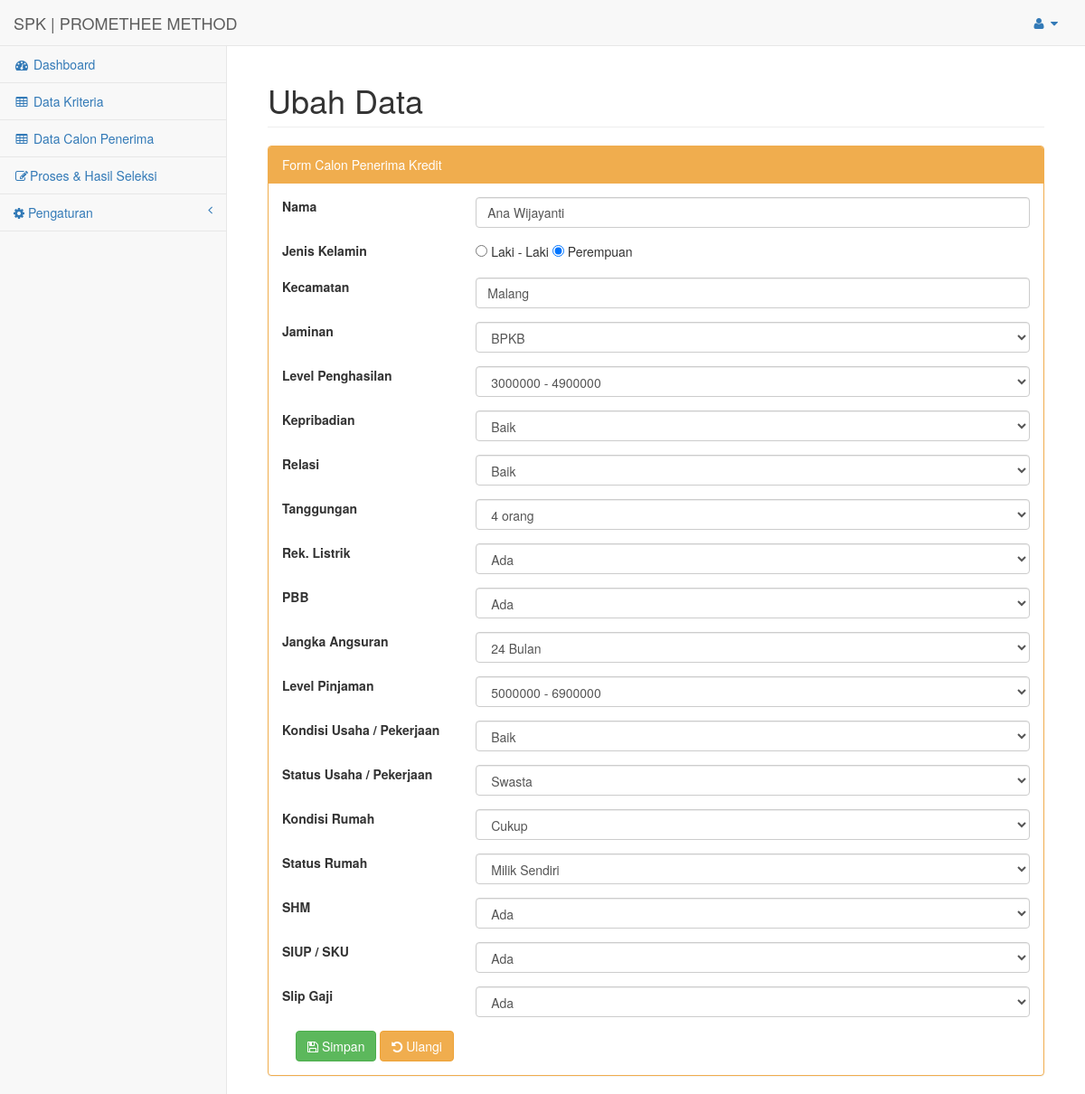
The app's page /index.php?url=data_calon_ubah&id=122 (signed in) with its own data.
### tables this page shows
CREATE TABLE `subkriteria` (
  `id` int(11) NOT NULL,
  `kriteria_id` int(11) DEFAULT 0,
  `nama` varchar(50) DEFAULT '0',
  `bobot` double DEFAULT 0
);

CREATE TABLE `kriteria` (
  `id` int(11) NOT NULL,
  `nama` varchar(255) NOT NULL,
  `bobot` double NOT NULL,
  `jenis` varchar(50) NOT NULL
);

### config/routes.php (called while the page is built, shortened)
<?php
$include = [];
if(isset($_GET['url'])){
	switch ($_GET['url']) {
		case 'data_calon_ubah':
			$include[] = 'halaman/calon/ubah.php';
			break;
	}
}else{
	$include[] = 'halaman/dashboard.php';
}
?>

### config/calon/load_detail.php (called while the page is built, shortened)
<?php
include 'config/koneksi.php';
$id = $_GET['id'];
$query = "SELECT calon.*, kriteria.nama as nama_kriteria, subkriteria.nama as nama_subkriteria, calon_subkriteria.value as value_calon_subkriteria, calon_subkriteria.id as calon_subkriteria_id FROM calon_subkriteria join calon on (calon.id=calon_subkriteria.calon_id) join subkriteria on (subkriteria.id=calon_subkriteria.subkriteria_id) join kriteria on (kriteria.id=subkriteria.kriteria_id) where calon_subkriteria.calon_id='$id'";
$hasil = mysqli_query($koneksi, $query);
while ($data_row = mysqli_fetch_assoc($hasil)) {
	$datas[] = $data_row;
}
$data['id'] = $datas[0]['id'];
$data['nama'] = $datas[0]['nama'];
$data['jenis_kelamin'] = $datas[0]['jenis_kelamin'];
$data['kecamatan'] = $datas[0]['kecamatan'];
foreach ($datas as $key => $value) {
	$data['kriteria'][$value['nama_kriteria']]['value'] = $value['nama_subkriteria']!= 'input' ? $value['nama_subkriteria'] : $value['value_calon_subkriteria'] ;
	$data['kriteria'][$value['nama_kriteria']]['id'] = $value['calon_subkriteria_id'];
}
$data_calon = $data;
 ?>

### config/kriteria/load_data.php (called while the page is built)
<?php
include 'config/koneksi.php';
$hasil = mysqli_query($koneksi, "SELECT kriteria.id, kriteria.nama, kriteria.bobot, kriteria.jenis, subkriteria.nama as nama_subkriteria , subkriteria.bobot as bobot_subkriteria, subkriteria.id as subkriteria_id FROM kriteria left join subkriteria on (kriteria.id=subkriteria.kriteria_id)");
while ($data = mysqli_fetch_assoc($hasil)) {
	$datas[$data['nama']][] = $data;
}
 ?>

### halaman/calon/form.php (the view, shortened to what this page needs)
<div class="row form-group">
	<div class="col-lg-3">
		<label>Nama</label>
	</div>
	<div class="col-lg-9">
		<input class="form-control" type="text" name="nama" placeholder="Nama" required="" value="<?php if(isset($data_calon)) echo $data_calon['nama']; ?>">
	</div>
</div>
<div class="row form-group">
	<div class="col-lg-3">
		<label>Jenis Kelamin</label>
	</div>
	<div class="col-lg-9">
		<input type="radio" name="jenis_kelamin" value="Laki - Laki" <?php if(isset($data_calon) && $data_calon['jenis_kelamin']=='Laki - Laki') echo 'checked';  ?>> Laki - Laki
		<input type="radio" name="jenis_kelamin" value="Perempuan" <?php if(isset($data_calon) && $data_calon['jenis_kelamin']=='Perempuan') echo 'checked';  ?>> Perempuan
	</div>
</div>
<div class="row form-group">
	<div class="col-lg-3">
		<label>Kecamatan</label>
	</div>
	<div class="col-lg-9">
		<input class="form-control" type="text" name="kecamatan" placeholder="Kecamatan" required="" value="<?php if(isset($data_calon)) echo $data_calon['kecamatan']; ?>">
	</div>
</div>
<?php include 'config/kriteria/load_data.php'; ?>
<?php foreach ($datas as $data): ?>
    <div class="row form-group">
        <div class="col-lg-3">
            <label><?php echo $data[0]['nama']; ?></label>
        </div>
        <div class="col-lg-9">
            <?php if ($data[0]['nama_subkriteria']=='input'): ?>
                <input class="form-control" type="number" name="value[<?php echo $data[0]['id']; ?>]" placeholder="<?php echo $data[0]['nama']; ?>" value="<?php if(isset($data_calon['kriteria'][$data[0]['nama']]['value'])) echo $data_calon['kriteria'][$data[0]['nama']]['value']; ?>">
                <input type="hidden" name="sub_id[<?php echo $data[0]['id'] ?>]" value="<?php echo $data[0]['subkriteria_id'] ?>">
            <?php else: ?>
                <select class="form-control" name="sub_id[<?php echo $data[0]['id'] ?>]">
                    <?php foreach ($data as $sub): ?>
                        <option value="<?php echo $sub['subkriteria_id'] ?>" <?php if(isset($data_calon['kriteria'][$data[0]['nama']]) && $sub['nama_subkriteria']==$data_calon['kriteria'][$data[0]['nama']]['value']) echo "selected"; ?>> <?php echo $sub['nama_subkriteria']; ?> </option>
                    <?php endforeach ?>
                </select>
            <?php endif ?>
        </div>
    </div>
<?php endforeach ?>

### index.php (shortened to what this page needs)
<?php
include 'config/routes.php';
 include 'halaman/header.php';
foreach ($req as $key => $value) {
	require_once $value;
}
foreach ($include as $key => $value) {
	require_once $value;
}
include 'halaman/footer.php';
?>

### records on screen
subkriteria: kriteria.nama "Jaminan", kriteria.nama "BPKB"
subkriteria: kriteria.nama "Level Penghasilan", kriteria.nama "3000000 - 4900000"
subkriteria: kriteria.nama "Kepribadian", kriteria.nama "Baik"
subkriteria: kriteria.nama "Relasi", kriteria.nama "Baik"
subkriteria: kriteria.nama "Tanggungan", kriteria.nama "4 orang"
subkriteria: kriteria.nama "Rek. Listrik", nama+kriteria "Ada"
subkriteria: kriteria.nama "PBB", nama+kriteria "Ada"
subkriteria: kriteria.nama "Jangka Angsuran", kriteria.nama "24 Bulan"
subkriteria: kriteria.nama "Level Pinjaman", kriteria.nama "5000000 - 6900000"
subkriteria: kriteria.nama "Kondisi Usaha / Pekerjaan", kriteria.nama "Baik"
subkriteria: kriteria.nama "Status Usaha / Pekerjaan", kriteria.nama "Swasta"
subkriteria: kriteria.nama "Kondisi Rumah", kriteria.nama "Cukup"
subkriteria: kriteria.nama "Status Rumah", nama+kriteria "Milik Sendiri"
subkriteria: kriteria.nama "SHM", nama+kriteria "Ada"
subkriteria: kriteria.nama "SIUP / SKU", nama+kriteria "Ada"
subkriteria: kriteria.nama "Slip Gaji", nama+kriteria "Ada"
